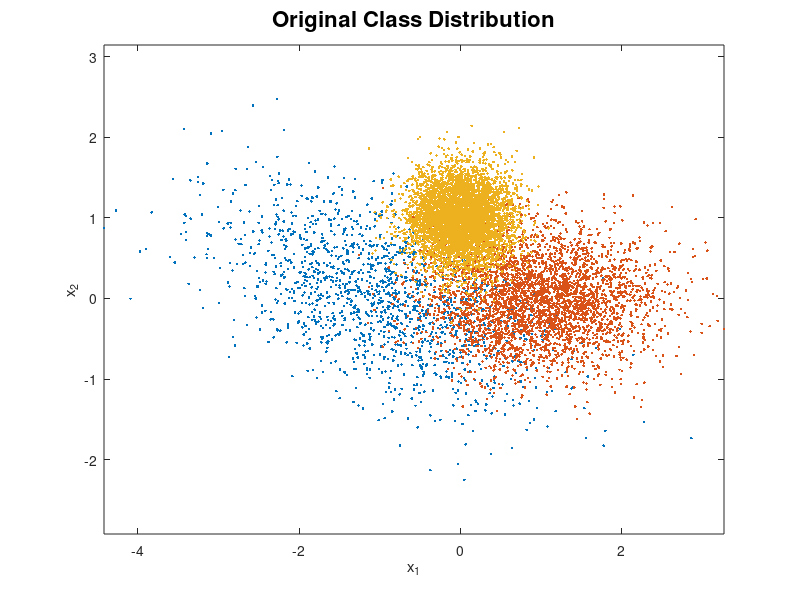
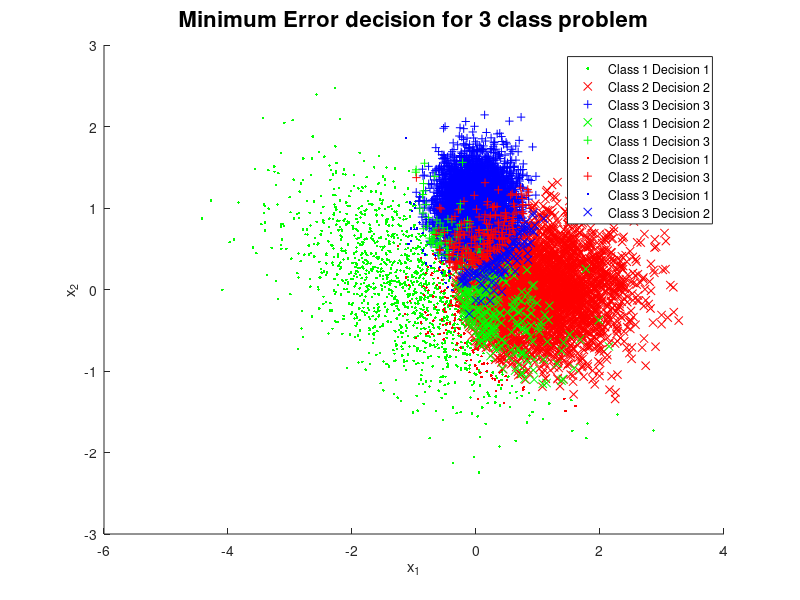
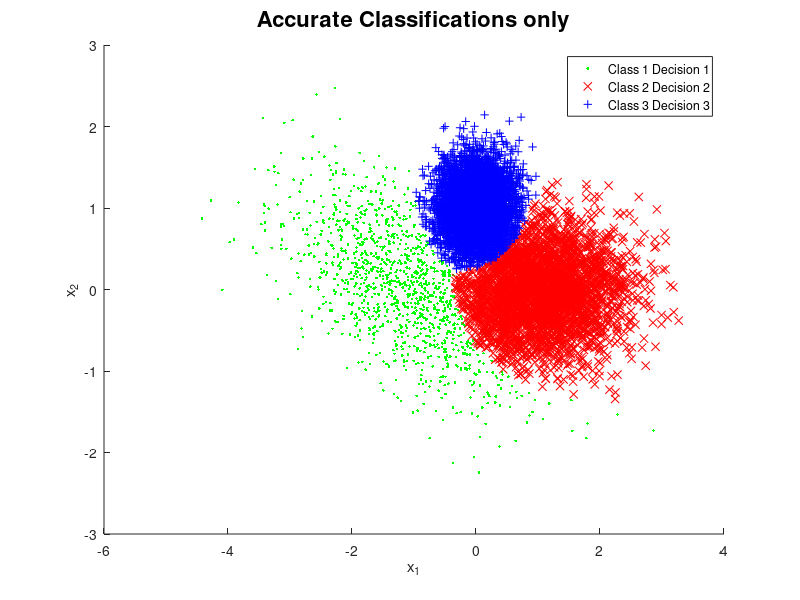

Reproduce these figures in MATLAB, in order.
m(:,1) = [-1;0]; Sigma(:,:,1) = 0.1*[10 -4;-4,5]; % mean and covariance of data pdf conditioned on label 3
m(:,2) = [1;0]; Sigma(:,:,2) = 0.1*[5 0;0,2]; % mean and covariance of data pdf conditioned on label 2
m(:,3) = [0;1]; Sigma(:,:,3) = 0.1*eye(2); % mean and covariance of data pdf conditioned on label 1
classPriors = [0.15,0.35,0.5]; classPriors1 = [0.15 0.35,0.51]; thr = [0,cumsum(classPriors1)];
N = 10000; u = rand(1,N); L = zeros(1,N); x = zeros(2,N);
figure(1),clf, colorList = 'rbg';
for l = 1:3
    indices = find(thr(l)<=u & u<thr(l+1)); % fixed using classPriors1 adding a small term to last prior if u happens to be precisely 1, that sample will get omitted - needs to be fixed
    L(1,indices) = l*ones(1,length(indices));
    x(:,indices) = mvnrnd(m(:,l),Sigma(:,:,l),length(indices))';
    figure(1), plot(x(1,indices),x(2,indices),'.','MarkerFaceColor',colorList(l)); axis equal, hold on,
end
title('Original Class Distribution', 'fontsize', 16), xlabel('x_1'), ylabel('x_2');
disp("CLass 1: " + length(find(L==1))); disp("CLass 2: " +length(find(L==2))); disp("Class 3: " +length(find(L==3)));
%for l = 1:3
 %   indices = find(mvnpdf(x',m(:,l)',Sigma(:,:,l))*classPriors(l)>mvnpdf(x',m(:,mod(l+1,3))',Sigma(:,:,l+1))*classPriors(l+1) & mvnpdf(x',m(:,l)',Sigma(:,:,l))*classPriors(l)>mvnpdf(x',m(:,l+2)',Sigma(:,:,l+2))*classPriors(l+2));
%end
decision = zeros(1,N);
indices =  find(mvnpdf(x',m(:,1)',Sigma(:,:,1))*classPriors(1)>mvnpdf(x',m(:,2)',Sigma(:,:,2))*classPriors(2) & mvnpdf(x',m(:,1)',Sigma(:,:,1))*classPriors(1)>mvnpdf(x',m(:,3)',Sigma(:,:,3))*classPriors(3));
decision(1,indices) = 1*ones(1,length(indices));
indices =  find(mvnpdf(x',m(:,2)',Sigma(:,:,2))*classPriors(2)>mvnpdf(x',m(:,1)',Sigma(:,:,1))*classPriors(1) & mvnpdf(x',m(:,2)',Sigma(:,:,2))*classPriors(2)>mvnpdf(x',m(:,3)',Sigma(:,:,3))*classPriors(3));
decision(1,indices) = 2*ones(1,length(indices));
indices =  find(mvnpdf(x',m(:,3)',Sigma(:,:,3))*classPriors(3)>mvnpdf(x',m(:,1)',Sigma(:,:,1))*classPriors(1) & mvnpdf(x',m(:,3)',Sigma(:,:,3))*classPriors(3)>mvnpdf(x',m(:,2)',Sigma(:,:,2))*classPriors(2));
decision(1,indices) = 3*ones(1,length(indices));
confusion = zeros(3);
errors = 0;
for i = 1:3
    for j =1:3
        confusion(i,j) = length(find(decision==i & L==j));
        if i ~= j
            errors = errors+length(find(decision==i & L==j));
        end
    end
end


disp("Confusion Matrix for Rows as decision and columns as true Labels: " );
disp(confusion);
disp("Total Errors: "+errors);
disp("Probability of error: " + (errors/N)*100 + "%");



figure(2); hold on;
plot(x(1,find(L==1 & decision ==1)), x(2,find(L==1 & decision==1)), '.g');
plot(x(1,find(L==2 & decision ==2)), x(2,find(L==2 & decision==2)), 'xr');
plot(x(1,find(L==3 & decision ==3)), x(2,find(L==3 & decision==3)), '+b');

plot(x(1,find(L==1 & decision ==2)), x(2,find(L==1 & decision==2)), 'xg');
plot(x(1,find(L==1 & decision ==3)), x(2,find(L==1 & decision==3)), '+g');

plot(x(1,find(L==2 & decision ==1)), x(2,find(L==2 & decision==1)), '.r');
plot(x(1,find(L==2 & decision ==3)), x(2,find(L==2 & decision==3)), '+r');

plot(x(1,find(L==3 & decision ==1)), x(2,find(L==3 & decision==1)), '.b');
plot(x(1,find(L==3 & decision ==2)), x(2,find(L==3 & decision==2)), 'xb');

legend('Class 1 Decision 1', 'Class 2 Decision 2','Class 3 Decision 3', ...
'Class 1 Decision 2', 'Class 1 Decision 3', ... 
'Class 2 Decision 1',  'Class 2 Decision 3',...
'Class 3 Decision 1', 'Class 3 Decision 2')
title('Minimum Error decision for 3 class problem', 'fontsize', 16),
xlabel('x_1'), ylabel('x_2')
%plot(x(1,find(L==1 & decision ==1)), x(2,find(L==1 & decision==1)), '.');
figure(3);
hold on;
plot(x(1,find(L==1 & decision ==1)), x(2,find(L==1 & decision==1)), '.g');
plot(x(1,find(L==2 & decision ==2)), x(2,find(L==2 & decision==2)), 'xr');
plot(x(1,find(L==3 & decision ==3)), x(2,find(L==3 & decision==3)), '+b');
xlabel('x_1'), ylabel('x_2')
title('Minimum Error decision for 3 class problem', 'fontsize', 16),
title('Accurate Classifications only', 'fontsize', 16)
legend('Class 1 Decision 1', 'Class 2 Decision 2','Class 3 Decision 3')
